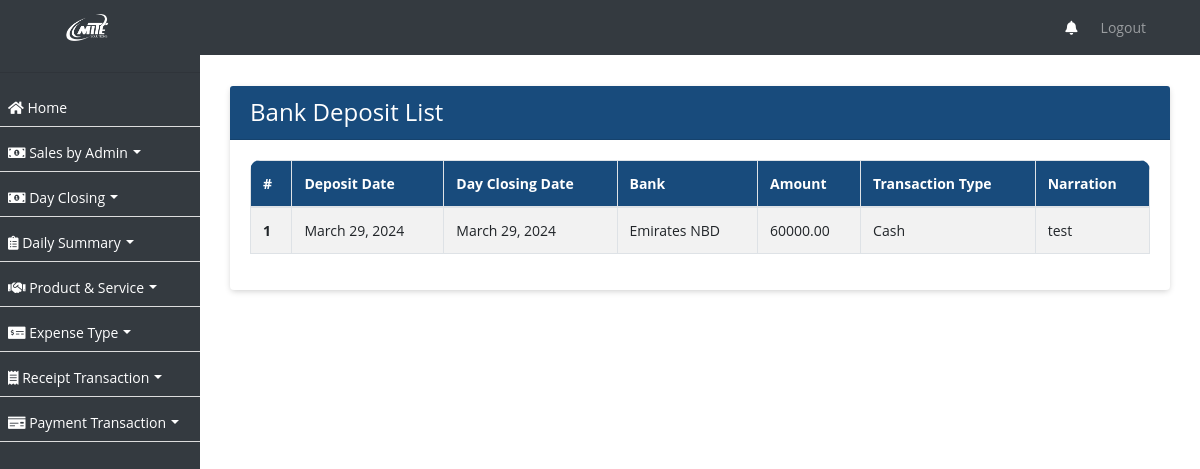
/bank-deposit/, run on an earlier commit of the app's database.
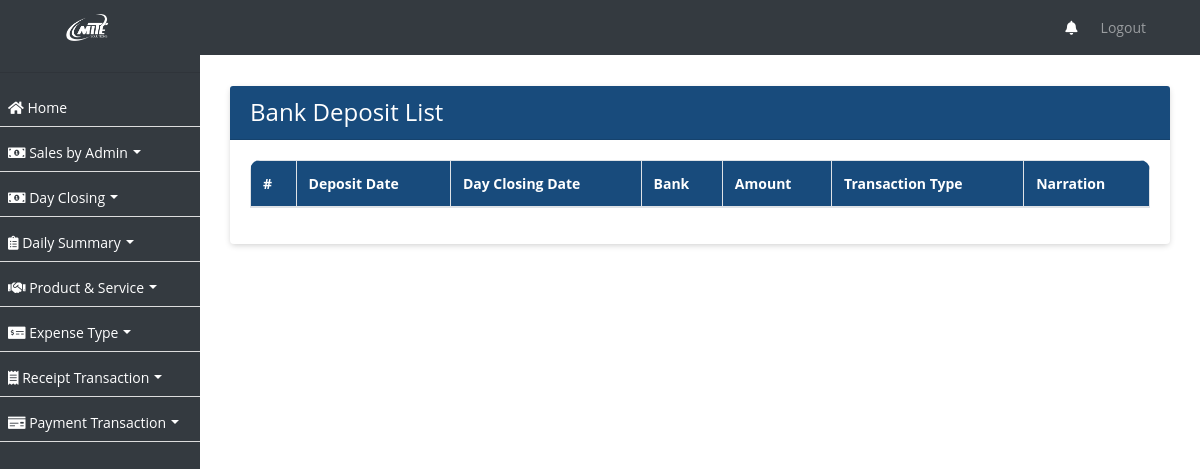
And on a later commit of the database.
### ezshopapp/models.py (models this page shows, shortened)
class BankDeposit(models.Model):
    date = models.DateField()
    deposit_date = models.DateField(null=True, blank=True)
    amount = models.DecimalField(max_digits=10, decimal_places=2)
    transaction_type = models.CharField(max_length=20)
    narration = models.TextField()
    bank = models.ForeignKey(Bank, on_delete=models.CASCADE, null=True, blank=True)
    created_on = models.DateTimeField(auto_now_add=True, null=True)

class Bank(models.Model):
    name = models.CharField(max_length=255)
    account_number = models.CharField(max_length=50)
    opening_balance = models.DecimalField(max_digits=10, decimal_places=2)
    created_on = models.DateTimeField(auto_now_add=True, null=True)

### ezshopapp/views.py (the view)
# urls.py: path('bank-deposit/', BankDepositListView.as_view(), name='bank_deposit_list'),
class BankDepositListView(ListView):
    model = BankDeposit
    template_name = 'bank_deposit_list.html'
    def get_queryset(self):
        return BankDeposit.objects.order_by('-created_on')

### ezshopapp/templates/bank_deposit_list.html (shortened to what this page needs)
{% extends 'base.html' %}
{% block content %}
<div class="container">
  <div class="card">
    <div class="card-header">
      <h4 class="mb-0 text-white">Bank Deposit List</h4>
    </div>
    <div class="card-body">
      <div class="table-responsive">
        <table class="table table-bordered table-striped nowrap" id="bdlist">
          <thead>
            <tr>
              <th scope="col">#</th>
              <th scope="col">Deposit Date</th>
              <th scope="col">Day Closing Date</th>
              <th scope="col">Bank</th>
              <th scope="col">Amount</th>
              <th scope="col">Transaction Type</th>
              <th scope="col">Narration</th>
            </tr>
          </thead>
          <tbody>
            {% for bank_deposit in object_list %}
              <tr>
                <th scope="row">{{ forloop.counter }}</th>
                <td>{{ bank_deposit.date }}</td>
                <td>{{ bank_deposit.deposit_date }}</td>
                <td>{{ bank_deposit.bank.name }}</td>
                <td>{{ bank_deposit.amount }}</td>
                <td>{{ bank_deposit.transaction_type }}</td>
                <td>{{ bank_deposit.narration }}</td>
              </tr>
            {% endfor %}
          </tbody>
        </table>
      </div>
    </div>
  </div>
</div>
{% endblock %}

What changed in the data, as far as the page shows it:
removed BankDeposit: date "March 29, 2024", deposit_date "March 29, 2024", bank.name "Emirates NBD", amount "60000.00", transaction_type "Cash", narration "test"
